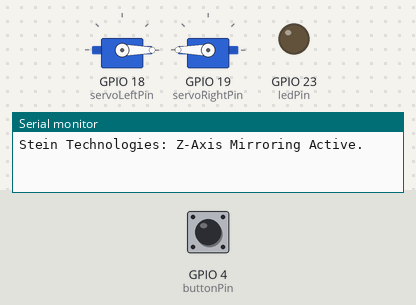
The program below on a simulated ESP32. Parts: 2 × servo, output pins drawn as LEDs (lit = HIGH), the last lines printed to the serial monitor. The inputs (shaded band) are chosen by the test bench; at power-on: GPIO 4 (buttonPin) HIGH.

Above: at 1.2 s.
1.3 s: GPIO 4 (buttonPin) pulled LOW for 0.15 s
At 3.5 s:
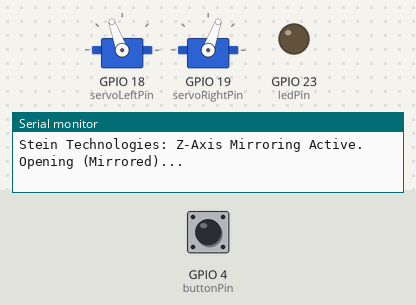
4.3 s: GPIO 4 (buttonPin) pulled LOW for 1 s
At 4.76 s:
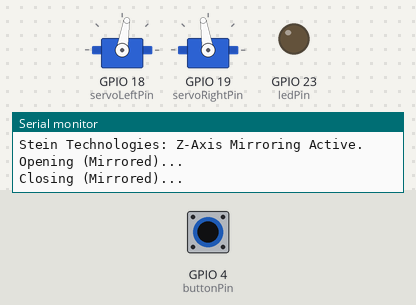
7.3 s: GPIO 4 (buttonPin) pulled LOW for 3.2 s
At 7.76 s:
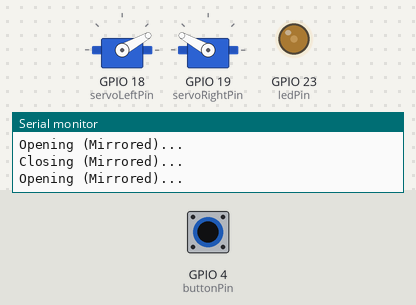
Timing chart, 0 to 10.7 s (numbered marks = the images above; inputs shaded):
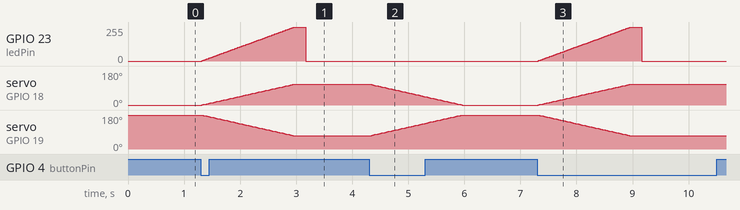

Measured:
- after the input at 1.3 s, GPIO 23 (ledPin): rises from 0/255 to 255/255 in 1.6 s, then falls to 0/255 in 0.22 s; servo on GPIO 18 (servoLeftPin): moves from 0° to 110° over 1.7 s, starting at once; servo on GPIO 19 (servoRightPin): moves from 180° to 70° over 1.7 s, starting at once
- after the input at 4.3 s, servo on GPIO 18 (servoLeftPin): moves from 110° to 0° over 1.7 s, starting at once; servo on GPIO 19 (servoRightPin): moves from 70° to 180° over 1.7 s, starting at once
- after the input at 7.3 s, GPIO 23 (ledPin): rises from 0/255 to 255/255 in 1.6 s, then falls to 0/255 in 0.22 s; servo on GPIO 18 (servoLeftPin): moves from 0° to 110° over 1.7 s, starting at once; servo on GPIO 19 (servoRightPin): moves from 180° to 70° over 1.7 s, starting at once

The program:

main.cpp
```cpp
#include <Arduino.h>
#include <ESP32Servo.h>

// --- Pins ---
const int servoLeftPin  = 18;
const int servoRightPin = 19;
const int ledPin        = 23;
const int buttonPin     = 4;

// --- Instanzen ---
Servo servoLeft;
Servo servoRight;

const int ledChannel    = 0;
const int ledFreq       = 5000;
const int ledResolution = 8;

bool isOpen = false;

void setup() {
  Serial.begin(115200);

  ESP32PWM::allocateTimer(1);
  ESP32PWM::allocateTimer(2);

  // --- NEUE AUSRICHTUNG (Z-Achse Spiegelung) ---
  // Start jetzt dort, wo vorher aufgehört
  // Left: war vorher 180, jetzt 0
  // Right: war vorher 0, jetzt 180
  servoLeft.write(0);
  servoRight.write(180);

  servoLeft.setPeriodHertz(50);
  servoRight.setPeriodHertz(50);

  servoLeft.attach(servoLeftPin, 500, 2400);
  servoRight.attach(servoRightPin, 500, 2400);

  ledcSetup(ledChannel, ledFreq, ledResolution);
  ledcAttachPin(ledPin, ledChannel);

  pinMode(buttonPin, INPUT_PULLUP);
  ledcWrite(ledChannel, 0);

  Serial.println("Stein Technologies: Z-Axis Mirroring Active.");
}

void loop() {
  if (digitalRead(buttonPin) == LOW) {

    if (!isOpen) {
      // --- SEQUENZ: OEFFNEN ---
      Serial.println("Opening (Mirrored)...");

      for (int pos = 0; pos <= 110; pos++) {
        // Wir drehen die Bewegung beider Servos um:
        // Left: Geht jetzt von 0 HOCH auf 110
        servoLeft.write(pos);
        // Right: Geht jetzt von 180 RUNTER auf 70
        servoRight.write(180 - pos);

        // Helligkeit fadet ein
        int brightness = map(pos, 0, 110, 0, 255);
        ledcWrite(ledChannel, brightness);

        delay(15);
      }

      delay(200);
      ledcWrite(ledChannel, 0); // Augen oben AN
      isOpen = true;
    }
    else {
      // --- SEQUENZ: SCHLIESSEN ---
      Serial.println("Closing (Mirrored)...");

      for (int pos = 110; pos >= 0; pos--) {
        // Rückwärtsbewegung
        servoLeft.write(pos);
        servoRight.write(180 - pos);
        delay(15);
      }

      ledcWrite(ledChannel, 0); // Augen AUS
      isOpen = false;
    }

    while(digitalRead(buttonPin) == LOW);
    delay(300);
  }
}
```
